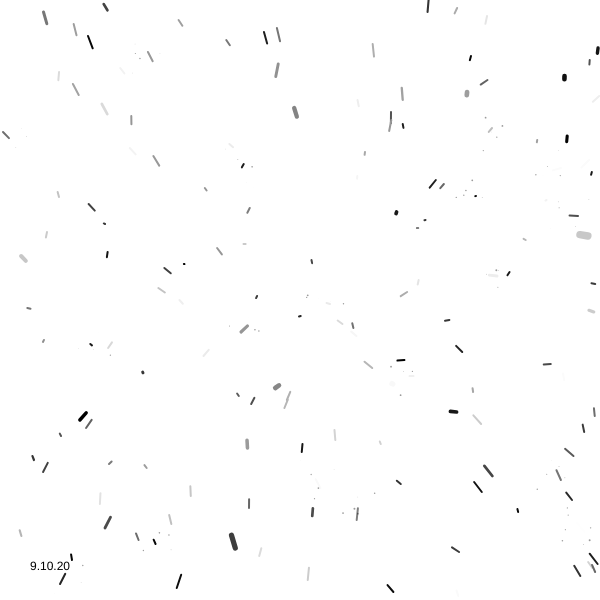
Frame 1 (no input)
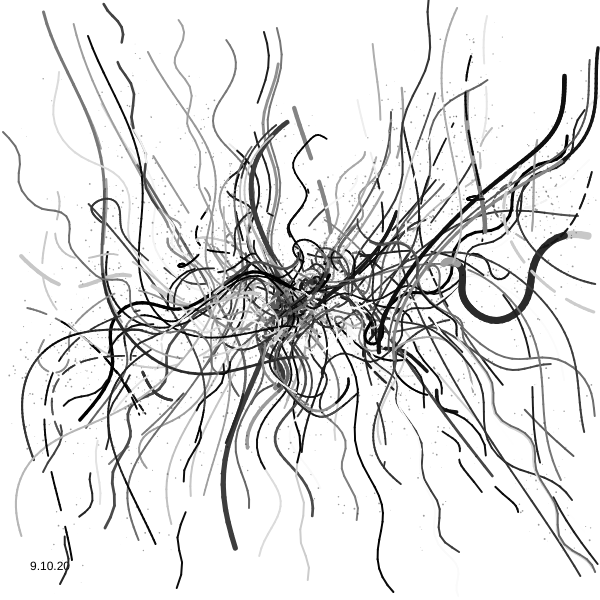
Frame 60 (no input)
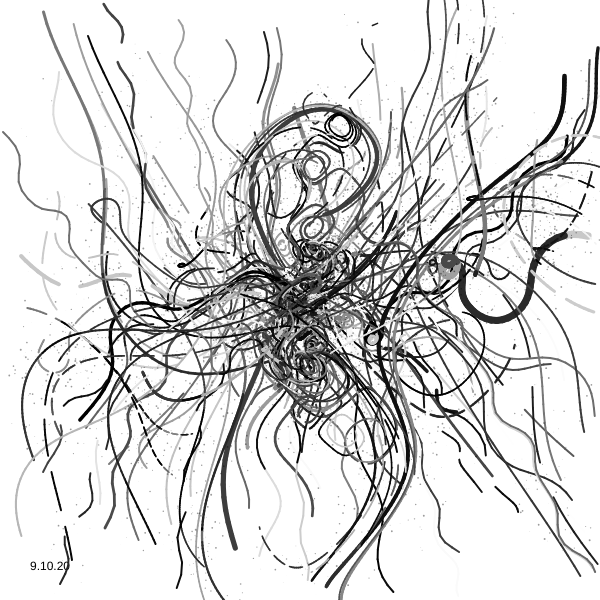
Frame 120 (the mouse pressed at the canvas centre since frame 60)

The p5.js sketch that drew these frames (run headless with seeded random() and noise() and a simulated clock; from frame 60 on, the mouse is pressed at the canvas centre):

// p5.js sketch
// ── sketch.js
var particles = []
function setup() {
  createCanvas(600, 600);
  background(255);

  for(var i=0;i<height;i+=4){
    particles.push(new Particle({
      p: createVector(random(width),(i-height/2)+height/2),
      v: createVector(-1,-(i-height/2)/50),
      a: createVector(0.03,0),
      color: random(0, 255),
      r: max(2,random(10)*random()*random())
    }))
  }
  fill(0);
  text("9.10.20", 30, height-30)
}

function draw() {
  noStroke()

  particles.forEach(p=>{
    p.update()
    p.draw()
  })
  // ellipse(mouseX, mouseY, 20, 20);
}

class Particle{
  constructor(args){
    let def = {
      lastP: createVector(0,0),
      p: createVector(0,0),
      v: createVector(0,0),
      a: createVector(0,0),
      color: color(255),
      rSpan: random([10,20,50,100]),
      dashSpan: random([1,10,10000000]),
      r: 2
    }
    Object.assign(def,args)
    Object.assign(this,def)
  }
  update(){
    this.lastP.x = this.p.x
    this.lastP.y = this.p.y
    this.p.add(this.v)
    this.v.add(this.a)
    
      this.p.y+=sin(this.p.x/this.rSpan)*4
      this.p.x+=sin(this.p.y/this.rSpan)*4
    if (int(this.p.x)%20==0){
      this.v.x+=(noise(this.p.x*100,100000)-0.5)/10
      this.v.y+=(noise(this.p.y*100,5)-0.5)/10
      if (random()<0.3){
        this.color = random(random(0, 255))
      }
    }
    let delta = createVector(width/2,height/2).sub(this.p)
    this.p.add(delta.mult(0.1).limit(4))
    this.v.mult(0.999)
    this.r*=0.998
  }
  draw(){
    push()
      noStroke()
      strokeWeight(this.r)
      stroke(this.color)
      if ((frameCount % this.dashSpan)<this.dashSpan*0.7){
        line(this.lastP.x,this.lastP.y,this.p.x,this.p.y)
      }
      if (random()<0.1){
        noStroke()
        fill(0,100)
        for(var i=0;i<5;i++){
          ellipse(this.p.x+random(-20,20),this.p.y+random(-20,20),random(2))
        }
      }
      let c = color(this.color)
      c.setAlpha(3)
      stroke(c)
      blendMode(SCREEN)
    pop()
    
  }
}
